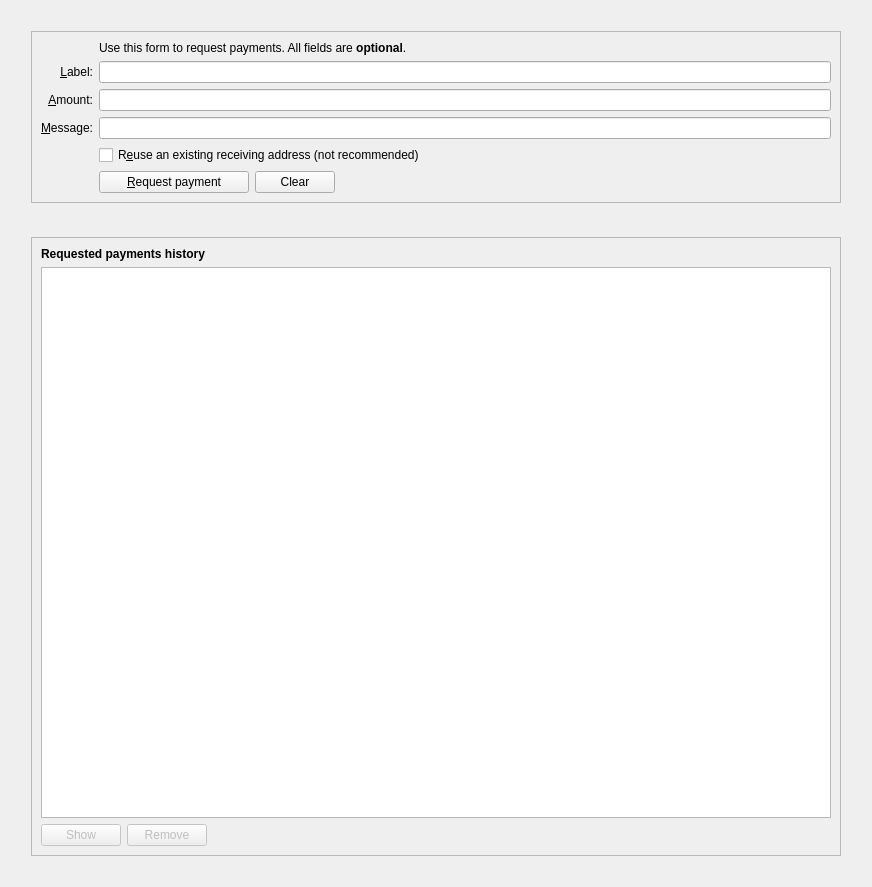
<?xml version="1.0" encoding="UTF-8"?>
<ui version="4.0">
 <class>ReceiveCoinsDialog</class>
 <widget class="QWidget" name="ReceiveCoinsDialog">
  <property name="geometry">
   <rect>
    <x>0</x>
    <y>0</y>
    <width>872</width>
    <height>887</height>
   </rect>
  </property>
  <layout class="QVBoxLayout" name="verticalLayout" stretch="0">
   <item>
    <layout class="QVBoxLayout" name="verticalLayout_5">
     <property name="spacing">
      <number>34</number>
     </property>
     <property name="leftMargin">
      <number>20</number>
     </property>
     <property name="topMargin">
      <number>20</number>
     </property>
     <property name="rightMargin">
      <number>20</number>
     </property>
     <property name="bottomMargin">
      <number>20</number>
     </property>
     <item>
      <widget class="QFrame" name="frame2">
       <property name="sizePolicy">
        <sizepolicy hsizetype="Preferred" vsizetype="Fixed">
         <horstretch>0</horstretch>
         <verstretch>0</verstretch>
        </sizepolicy>
       </property>
       <property name="frameShape">
        <enum>QFrame::StyledPanel</enum>
       </property>
       <property name="frameShadow">
        <enum>QFrame::Sunken</enum>
       </property>
       <layout class="QVBoxLayout" name="verticalLayout_3">
        <item>
         <layout class="QGridLayout" name="gridLayout">
          <item row="7" column="2">
           <widget class="QCheckBox" name="reuseAddress">
            <property name="toolTip">
             <string>Reuse one of the previously used receiving addresses. Reusing addresses has security and privacy issues. Do not use this unless re-generating a payment request made before.</string>
            </property>
            <property name="text">
             <string>R&amp;euse an existing receiving address (not recommended)</string>
            </property>
           </widget>
          </item>
          <item row="7" column="0">
           <widget class="QLabel" name="label_4">
            <property name="text">
             <string/>
            </property>
           </widget>
          </item>
          <item row="6" column="0">
           <widget class="QLabel" name="label_3">
            <property name="toolTip">
             <string>An optional message to attach to the payment request, which will be displayed when the request is opened. Note: The message will not be sent with the payment over the VibofChain network.</string>
            </property>
            <property name="text">
             <string>&amp;Message:</string>
            </property>
            <property name="alignment">
             <set>Qt::AlignRight|Qt::AlignTrailing|Qt::AlignVCenter</set>
            </property>
            <property name="buddy">
             <cstring>reqMessage</cstring>
            </property>
           </widget>
          </item>
          <item row="4" column="2">
           <widget class="QLineEdit" name="reqLabel">
            <property name="toolTip">
             <string>An optional label to associate with the new receiving address.</string>
            </property>
           </widget>
          </item>
          <item row="6" column="2">
           <widget class="QLineEdit" name="reqMessage">
            <property name="toolTip">
             <string>An optional message to attach to the payment request, which will be displayed when the request is opened. Note: The message will not be sent with the payment over the VibofChain network.</string>
            </property>
           </widget>
          </item>
          <item row="2" column="2">
           <widget class="QLabel" name="label_5">
            <property name="text">
             <string>Use this form to request payments. All fields are &lt;b&gt;optional&lt;/b&gt;.</string>
            </property>
           </widget>
          </item>
          <item row="4" column="0">
           <widget class="QLabel" name="label_2">
            <property name="toolTip">
             <string>An optional label to associate with the new receiving address.</string>
            </property>
            <property name="text">
             <string>&amp;Label:</string>
            </property>
            <property name="alignment">
             <set>Qt::AlignRight|Qt::AlignTrailing|Qt::AlignVCenter</set>
            </property>
            <property name="buddy">
             <cstring>reqLabel</cstring>
            </property>
           </widget>
          </item>
          <item row="5" column="0">
           <widget class="QLabel" name="label">
            <property name="toolTip">
             <string>An optional amount to request. Leave this empty or zero to not request a specific amount.</string>
            </property>
            <property name="text">
             <string>&amp;Amount:</string>
            </property>
            <property name="alignment">
             <set>Qt::AlignRight|Qt::AlignTrailing|Qt::AlignVCenter</set>
            </property>
            <property name="buddy">
             <cstring>reqAmount</cstring>
            </property>
           </widget>
          </item>
          <item row="5" column="2">
           <widget class="VibofChainAmountField" name="reqAmount">
            <property name="minimumSize">
             <size>
              <width>80</width>
              <height>0</height>
             </size>
            </property>
            <property name="toolTip">
             <string>An optional amount to request. Leave this empty or zero to not request a specific amount.</string>
            </property>
           </widget>
          </item>
          <item row="8" column="2">
           <layout class="QHBoxLayout" name="horizontalLayout">
            <item>
             <widget class="QPushButton" name="receiveButton">
              <property name="minimumSize">
               <size>
                <width>150</width>
                <height>0</height>
               </size>
              </property>
              <property name="text">
               <string>&amp;Request payment</string>
              </property>
              <property name="icon">
               <iconset resource="../vibofchain.qrc">
                <normaloff>:/icons/receiving_addresses</normaloff>:/icons/receiving_addresses</iconset>
              </property>
             </widget>
            </item>
            <item>
             <widget class="QPushButton" name="clearButton">
              <property name="sizePolicy">
               <sizepolicy hsizetype="Minimum" vsizetype="Fixed">
                <horstretch>0</horstretch>
                <verstretch>0</verstretch>
               </sizepolicy>
              </property>
              <property name="toolTip">
               <string>Clear all fields of the form.</string>
              </property>
              <property name="text">
               <string>Clear</string>
              </property>
              <property name="icon">
               <iconset resource="../vibofchain.qrc">
                <normaloff>:/icons/remove</normaloff>:/icons/remove</iconset>
              </property>
              <property name="autoDefault">
               <bool>false</bool>
              </property>
             </widget>
            </item>
            <item>
             <spacer name="horizontalSpacer">
              <property name="orientation">
               <enum>Qt::Horizontal</enum>
              </property>
              <property name="sizeHint" stdset="0">
               <size>
                <width>40</width>
                <height>20</height>
               </size>
              </property>
             </spacer>
            </item>
           </layout>
          </item>
          <item row="8" column="0">
           <widget class="QLabel" name="label_7">
            <property name="text">
             <string/>
            </property>
           </widget>
          </item>
         </layout>
        </item>
       </layout>
      </widget>
     </item>
     <item>
      <widget class="QFrame" name="frame">
       <property name="sizePolicy">
        <sizepolicy hsizetype="Preferred" vsizetype="Expanding">
         <horstretch>0</horstretch>
         <verstretch>0</verstretch>
        </sizepolicy>
       </property>
       <property name="frameShape">
        <enum>QFrame::StyledPanel</enum>
       </property>
       <property name="frameShadow">
        <enum>QFrame::Raised</enum>
       </property>
       <layout class="QVBoxLayout" name="verticalLayout_2">
        <item>
         <widget class="QLabel" name="label_6">
          <property name="font">
           <font>
            <weight>75</weight>
            <bold>true</bold>
           </font>
          </property>
          <property name="text">
           <string>Requested payments history</string>
          </property>
         </widget>
        </item>
        <item>
         <widget class="QTableView" name="recentRequestsView">
          <property name="contextMenuPolicy">
           <enum>Qt::CustomContextMenu</enum>
          </property>
          <property name="tabKeyNavigation">
           <bool>false</bool>
          </property>
          <property name="sortingEnabled">
           <bool>true</bool>
          </property>
         </widget>
        </item>
        <item>
         <layout class="QHBoxLayout" name="horizontalLayout_2">
          <item>
           <widget class="QPushButton" name="showRequestButton">
            <property name="enabled">
             <bool>false</bool>
            </property>
            <property name="toolTip">
             <string>Show the selected request (does the same as double clicking an entry)</string>
            </property>
            <property name="text">
             <string>Show</string>
            </property>
            <property name="icon">
             <iconset resource="../vibofchain.qrc">
              <normaloff>:/icons/edit</normaloff>:/icons/edit</iconset>
            </property>
            <property name="autoDefault">
             <bool>false</bool>
            </property>
           </widget>
          </item>
          <item>
           <widget class="QPushButton" name="removeRequestButton">
            <property name="enabled">
             <bool>false</bool>
            </property>
            <property name="toolTip">
             <string>Remove the selected entries from the list</string>
            </property>
            <property name="text">
             <string>Remove</string>
            </property>
            <property name="icon">
             <iconset resource="../vibofchain.qrc">
              <normaloff>:/icons/remove</normaloff>:/icons/remove</iconset>
            </property>
            <property name="autoDefault">
             <bool>false</bool>
            </property>
           </widget>
          </item>
          <item>
           <spacer name="horizontalSpacer_2">
            <property name="orientation">
             <enum>Qt::Horizontal</enum>
            </property>
            <property name="sizeHint" stdset="0">
             <size>
              <width>40</width>
              <height>20</height>
             </size>
            </property>
           </spacer>
          </item>
         </layout>
        </item>
       </layout>
      </widget>
     </item>
    </layout>
   </item>
  </layout>
 </widget>
 <customwidgets>
  <customwidget>
   <class>VibofChainAmountField</class>
   <extends>QLineEdit</extends>
   <header>vibofchainamountfield.h</header>
   <container>1</container>
  </customwidget>
 </customwidgets>
 <tabstops>
  <tabstop>reqLabel</tabstop>
  <tabstop>reqAmount</tabstop>
  <tabstop>reqMessage</tabstop>
  <tabstop>reuseAddress</tabstop>
  <tabstop>receiveButton</tabstop>
  <tabstop>clearButton</tabstop>
  <tabstop>recentRequestsView</tabstop>
  <tabstop>showRequestButton</tabstop>
  <tabstop>removeRequestButton</tabstop>
 </tabstops>
 <resources>
  <include location="../vibofchain.qrc"/>
 </resources>
 <connections/>
</ui>
